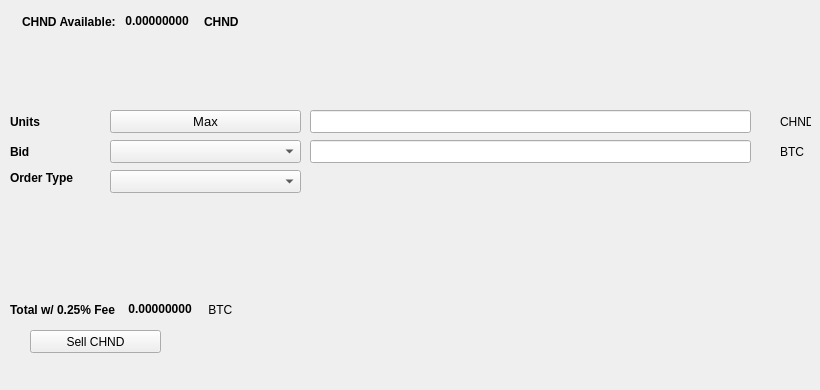
   <widget class="QWidget" name="SellTab">
    <attribute name="title">
     <string>Sell</string>
    </attribute>
    <widget class="QLabel" name="label_16">
     <property name="geometry">
      <rect>
       <x>780</x>
       <y>140</y>
       <width>31</width>
       <height>23</height>
      </rect>
     </property>
     <property name="text">
      <string>BTC</string>
     </property>
    </widget>
    <widget class="QComboBox" name="SellBidcomboBox">
     <property name="geometry">
      <rect>
       <x>110</x>
       <y>140</y>
       <width>191</width>
       <height>23</height>
      </rect>
     </property>
     <property name="font">
      <font>
       <pointsize>10</pointsize>
      </font>
     </property>
    </widget>
    <widget class="QLabel" name="label_18">
     <property name="geometry">
      <rect>
       <x>10</x>
       <y>110</y>
       <width>46</width>
       <height>23</height>
      </rect>
     </property>
     <property name="font">
      <font>
       <weight>75</weight>
       <bold>true</bold>
      </font>
     </property>
     <property name="text">
      <string>Units</string>
     </property>
    </widget>
    <widget class="QPushButton" name="Sell_Max_Amount">
     <property name="geometry">
      <rect>
       <x>110</x>
       <y>110</y>
       <width>191</width>
       <height>23</height>
      </rect>
     </property>
     <property name="font">
      <font>
       <pointsize>10</pointsize>
      </font>
     </property>
     <property name="text">
      <string>Max</string>
     </property>
    </widget>
    <widget class="QLabel" name="label_20">
     <property name="geometry">
      <rect>
       <x>10</x>
       <y>170</y>
       <width>91</width>
       <height>16</height>
      </rect>
     </property>
     <property name="font">
      <font>
       <weight>75</weight>
       <bold>true</bold>
      </font>
     </property>
     <property name="text">
      <string>Order Type</string>
     </property>
    </widget>
    <widget class="QComboBox" name="SellOrdertypeCombo">
     <property name="geometry">
      <rect>
       <x>110</x>
       <y>170</y>
       <width>191</width>
       <height>23</height>
      </rect>
     </property>
     <property name="font">
      <font>
       <pointsize>10</pointsize>
      </font>
     </property>
    </widget>
    <widget class="QLabel" name="label_21">
     <property name="geometry">
      <rect>
       <x>10</x>
       <y>140</y>
       <width>46</width>
       <height>23</height>
      </rect>
     </property>
     <property name="font">
      <font>
       <weight>75</weight>
       <bold>true</bold>
      </font>
     </property>
     <property name="text">
      <string>Bid</string>
     </property>
    </widget>
    <widget class="QLabel" name="label_22">
     <property name="geometry">
      <rect>
       <x>780</x>
       <y>110</y>
       <width>31</width>
       <height>23</height>
      </rect>
     </property>
     <property name="text">
      <string>CHND</string>
     </property>
    </widget>
    <widget class="QLineEdit" name="UnitsInputCHND">
     <property name="geometry">
      <rect>
       <x>310</x>
       <y>110</y>
       <width>441</width>
       <height>23</height>
      </rect>
     </property>
     <property name="font">
      <font>
       <pointsize>9</pointsize>
       <weight>75</weight>
       <bold>true</bold>
      </font>
     </property>
    </widget>
    <widget class="QLineEdit" name="SellBidPriceEdit">
     <property name="geometry">
      <rect>
       <x>310</x>
       <y>140</y>
       <width>441</width>
       <height>23</height>
      </rect>
     </property>
     <property name="font">
      <font>
       <pointsize>9</pointsize>
       <weight>75</weight>
       <bold>true</bold>
      </font>
     </property>
    </widget>
    <widget class="QPushButton" name="SellCHNDBTN">
     <property name="geometry">
      <rect>
       <x>30</x>
       <y>330</y>
       <width>131</width>
       <height>23</height>
      </rect>
     </property>
     <property name="text">
      <string>Sell CHND</string>
     </property>
     <property name="icon">
      <iconset resource="../cashhand">
       <normaloff>:/icons/bitcoin</normaloff>:/icons/bitcoin</iconset>
     </property>
    </widget>
    <widget class="QWidget" name="layoutWidget3">
     <property name="geometry">
      <rect>
       <x>22</x>
       <y>12</y>
       <width>258</width>
       <height>19</height>
      </rect>
     </property>
     <layout class="QHBoxLayout" name="horizontalLayout">
      <item>
       <widget class="QLabel" name="label232_2">
        <property name="font">
         <font>
          <weight>75</weight>
          <bold>true</bold>
         </font>
        </property>
        <property name="text">
         <string>CHND Available:</string>
        </property>
       </widget>
      </item>
      <item>
       <widget class="QLabel" name="CHNDAvailableLabel">
        <property name="palette">
         <palette>
          <active>
           <colorrole role="WindowText">
            <brush brushstyle="SolidPattern">
             <color alpha="255">
              <red>0</red>
              <green>0</green>
              <blue>0</blue>
             </color>
            </brush>
           </colorrole>
           <colorrole role="Button">
            <brush brushstyle="SolidPattern">
             <color alpha="255">
              <red>0</red>
              <green>170</green>
              <blue>0</blue>
             </color>
            </brush>
           </colorrole>
           <colorrole role="Light">
            <brush brushstyle="SolidPattern">
             <color alpha="255">
              <red>0</red>
              <green>255</green>
              <blue>0</blue>
             </color>
            </brush>
           </colorrole>
           <colorrole role="Midlight">
            <brush brushstyle="SolidPattern">
             <color alpha="255">
              <red>0</red>
              <green>212</green>
              <blue>0</blue>
             </color>
            </brush>
           </colorrole>
           <colorrole role="Dark">
            <brush brushstyle="SolidPattern">
             <color alpha="255">
              <red>0</red>
              <green>85</green>
              <blue>0</blue>
             </color>
            </brush>
           </colorrole>
           <colorrole role="Mid">
            <brush brushstyle="SolidPattern">
             <color alpha="255">
              <red>0</red>
              <green>113</green>
              <blue>0</blue>
             </color>
            </brush>
           </colorrole>
           <colorrole role="Text">
            <brush brushstyle="SolidPattern">
             <color alpha="255">
              <red>0</red>
              <green>170</green>
              <blue>0</blue>
             </color>
            </brush>
           </colorrole>
           <colorrole role="BrightText">
            <brush brushstyle="SolidPattern">
             <color alpha="255">
              <red>255</red>
              <green>255</green>
              <blue>255</blue>
             </color>
            </brush>
           </colorrole>
           <colorrole role="ButtonText">
            <brush brushstyle="SolidPattern">
             <color alpha="255">
              <red>0</red>
              <green>0</green>
              <blue>0</blue>
             </color>
            </brush>
           </colorrole>
           <colorrole role="Base">
            <brush brushstyle="SolidPattern">
             <color alpha="255">
              <red>255</red>
              <green>255</green>
              <blue>255</blue>
             </color>
            </brush>
           </colorrole>
           <colorrole role="Window">
            <brush brushstyle="SolidPattern">
             <color alpha="255">
              <red>0</red>
              <green>170</green>
              <blue>0</blue>
             </color>
            </brush>
           </colorrole>
           <colorrole role="Shadow">
            <brush brushstyle="SolidPattern">
             <color alpha="255">
              <red>0</red>
              <green>0</green>
              <blue>0</blue>
             </color>
            </brush>
           </colorrole>
           <colorrole role="AlternateBase">
            <brush brushstyle="SolidPattern">
             <color alpha="255">
              <red>127</red>
              <green>212</green>
              <blue>127</blue>
             </color>
            </brush>
           </colorrole>
           <colorrole role="ToolTipBase">
            <brush brushstyle="SolidPattern">
             <color alpha="255">
              <red>255</red>
              <green>255</green>
              <blue>220</blue>
             </color>
            </brush>
           </colorrole>
           <colorrole role="ToolTipText">
            <brush brushstyle="SolidPattern">
             <color alpha="255">
              <red>0</red>
              <green>0</green>
              <blue>0</blue>
             </color>
            </brush>
           </colorrole>
          </active>
          <inactive>
           <colorrole role="WindowText">
            <brush brushstyle="SolidPattern">
             <color alpha="255">
              <red>0</red>
              <green>0</green>
              <blue>0</blue>
             </color>
            </brush>
           </colorrole>
           <colorrole role="Button">
            <brush brushstyle="SolidPattern">
             <color alpha="255">
              <red>0</red>
              <green>170</green>
              <blue>0</blue>
             </color>
            </brush>
           </colorrole>
           <colorrole role="Light">
            <brush brushstyle="SolidPattern">
             <color alpha="255">
              <red>0</red>
              <green>255</green>
              <blue>0</blue>
             </color>
            </brush>
           </colorrole>
           <colorrole role="Midlight">
            <brush brushstyle="SolidPattern">
             <color alpha="255">
              <red>0</red>
              <green>212</green>
              <blue>0</blue>
             </color>
            </brush>
           </colorrole>
           <colorrole role="Dark">
            <brush brushstyle="SolidPattern">
             <color alpha="255">
              <red>0</red>
              <green>85</green>
              <blue>0</blue>
             </color>
            </brush>
           </colorrole>
           <colorrole role="Mid">
            <brush brushstyle="SolidPattern">
             <color alpha="255">
              <red>0</red>
              <green>113</green>
              <blue>0</blue>
             </color>
            </brush>
           </colorrole>
           <colorrole role="Text">
            <brush brushstyle="SolidPattern">
             <color alpha="255">
              <red>0</red>
              <green>170</green>
              <blue>0</blue>
             </color>
            </brush>
           </colorrole>
           <colorrole role="BrightText">
            <brush brushstyle="SolidPattern">
             <color alpha="255">
              <red>255</red>
              <green>255</green>
              <blue>255</blue>
             </color>
            </brush>
           </colorrole>
           <colorrole role="ButtonText">
            <brush brushstyle="SolidPattern">
             <color alpha="255">
              <red>0</red>
              <green>0</green>
              <blue>0</blue>
             </color>
            </brush>
           </colorrole>
           <colorrole role="Base">
            <brush brushstyle="SolidPattern">
             <color alpha="255">
              <red>255</red>
              <green>255</green>
              <blue>255</blue>
             </color>
            </brush>
           </colorrole>
           <colorrole role="Window">
            <brush brushstyle="SolidPattern">
             <color alpha="255">
              <red>0</red>
              <green>170</green>
              <blue>0</blue>
             </color>
            </brush>
           </colorrole>
           <colorrole role="Shadow">
            <brush brushstyle="SolidPattern">
             <color alpha="255">
              <red>0</red>
              <green>0</green>
              <blue>0</blue>
             </color>
            </brush>
           </colorrole>
           <colorrole role="AlternateBase">
            <brush brushstyle="SolidPattern">
             <color alpha="255">
              <red>127</red>
              <green>212</green>
              <blue>127</blue>
             </color>
            </brush>
           </colorrole>
           <colorrole role="ToolTipBase">
            <brush brushstyle="SolidPattern">
             <color alpha="255">
              <red>255</red>
              <green>255</green>
              <blue>220</blue>
             </color>
            </brush>
           </colorrole>
           <colorrole role="ToolTipText">
            <brush brushstyle="SolidPattern">
             <color alpha="255">
              <red>0</red>
              <green>0</green>
              <blue>0</blue>
             </color>
            </brush>
           </colorrole>
          </inactive>
          <disabled>
           <colorrole role="WindowText">
            <brush brushstyle="SolidPattern">
             <color alpha="255">
              <red>0</red>
              <green>85</green>
              <blue>0</blue>
             </color>
            </brush>
           </colorrole>
           <colorrole role="Button">
            <brush brushstyle="SolidPattern">
             <color alpha="255">
              <red>0</red>
              <green>170</green>
              <blue>0</blue>
             </color>
            </brush>
           </colorrole>
           <colorrole role="Light">
            <brush brushstyle="SolidPattern">
             <color alpha="255">
              <red>0</red>
              <green>255</green>
              <blue>0</blue>
             </color>
            </brush>
           </colorrole>
           <colorrole role="Midlight">
            <brush brushstyle="SolidPattern">
             <color alpha="255">
              <red>0</red>
              <green>212</green>
              <blue>0</blue>
             </color>
            </brush>
           </colorrole>
           <colorrole role="Dark">
            <brush brushstyle="SolidPattern">
             <color alpha="255">
              <red>0</red>
              <green>85</green>
              <blue>0</blue>
             </color>
            </brush>
           </colorrole>
           <colorrole role="Mid">
            <brush brushstyle="SolidPattern">
             <color alpha="255">
              <red>0</red>
              <green>113</green>
              <blue>0</blue>
             </color>
            </brush>
           </colorrole>
           <colorrole role="Text">
            <brush brushstyle="SolidPattern">
             <color alpha="255">
              <red>0</red>
              <green>85</green>
              <blue>0</blue>
             </color>
            </brush>
           </colorrole>
           <colorrole role="BrightText">
            <brush brushstyle="SolidPattern">
             <color alpha="255">
              <red>255</red>
              <green>255</green>
              <blue>255</blue>
             </color>
            </brush>
           </colorrole>
           <colorrole role="ButtonText">
            <brush brushstyle="SolidPattern">
             <color alpha="255">
              <red>0</red>
              <green>85</green>
              <blue>0</blue>
             </color>
            </brush>
           </colorrole>
           <colorrole role="Base">
            <brush brushstyle="SolidPattern">
             <color alpha="255">
              <red>0</red>
              <green>170</green>
              <blue>0</blue>
             </color>
            </brush>
           </colorrole>
           <colorrole role="Window">
            <brush brushstyle="SolidPattern">
             <color alpha="255">
              <red>0</red>
              <green>170</green>
              <blue>0</blue>
             </color>
            </brush>
           </colorrole>
           <colorrole role="Shadow">
            <brush brushstyle="SolidPattern">
             <color alpha="255">
              <red>0</red>
              <green>0</green>
              <blue>0</blue>
             </color>
            </brush>
           </colorrole>
           <colorrole role="AlternateBase">
            <brush brushstyle="SolidPattern">
             <color alpha="255">
              <red>0</red>
              <green>170</green>
              <blue>0</blue>
             </color>
            </brush>
           </colorrole>
           <colorrole role="ToolTipBase">
            <brush brushstyle="SolidPattern">
             <color alpha="255">
              <red>255</red>
              <green>255</green>
              <blue>220</blue>
             </color>
            </brush>
           </colorrole>
           <colorrole role="ToolTipText">
            <brush brushstyle="SolidPattern">
             <color alpha="255">
              <red>0</red>
              <green>0</green>
              <blue>0</blue>
             </color>
            </brush>
           </colorrole>
          </disabled>
         </palette>
        </property>
        <property name="font">
         <font>
          <weight>75</weight>
          <bold>true</bold>
         </font>
        </property>
        <property name="text">
         <string> 0.00000000 </string>
        </property>
        <property name="textInteractionFlags">
         <set>Qt::LinksAccessibleByMouse|Qt::TextSelectableByKeyboard|Qt::TextSelectableByMouse</set>
        </property>
       </widget>
      </item>
      <item>
       <widget class="QLabel" name="labelCHND">
        <property name="font">
         <font>
          <weight>75</weight>
          <bold>true</bold>
         </font>
        </property>
        <property name="text">
         <string>CHND</string>
        </property>
       </widget>
      </item>
     </layout>
    </widget>
    <widget class="QWidget" name="layoutWidget">
     <property name="geometry">
      <rect>
       <x>10</x>
       <y>300</y>
       <width>268</width>
       <height>19</height>
      </rect>
     </property>
     <layout class="QHBoxLayout" name="horizontalLayout_2">
      <item>
       <widget class="QLabel" name="label_19">
        <property name="font">
         <font>
          <weight>75</weight>
          <bold>true</bold>
         </font>
        </property>
        <property name="text">
         <string>Total w/ 0.25% Fee </string>
        </property>
       </widget>
      </item>
      <item>
       <widget class="QLabel" name="SellCostLabel">
        <property name="palette">
         <palette>
          <active>
           <colorrole role="WindowText">
            <brush brushstyle="SolidPattern">
             <color alpha="255">
              <red>0</red>
              <green>0</green>
              <blue>0</blue>
             </color>
            </brush>
           </colorrole>
           <colorrole role="Button">
            <brush brushstyle="SolidPattern">
             <color alpha="255">
              <red>0</red>
              <green>170</green>
              <blue>0</blue>
             </color>
            </brush>
           </colorrole>
           <colorrole role="Light">
            <brush brushstyle="SolidPattern">
             <color alpha="255">
              <red>0</red>
              <green>255</green>
              <blue>0</blue>
             </color>
            </brush>
           </colorrole>
           <colorrole role="Midlight">
            <brush brushstyle="SolidPattern">
             <color alpha="255">
              <red>0</red>
              <green>212</green>
              <blue>0</blue>
             </color>
            </brush>
           </colorrole>
           <colorrole role="Dark">
            <brush brushstyle="SolidPattern">
             <color alpha="255">
              <red>0</red>
              <green>85</green>
              <blue>0</blue>
             </color>
            </brush>
           </colorrole>
           <colorrole role="Mid">
            <brush brushstyle="SolidPattern">
             <color alpha="255">
              <red>0</red>
              <green>113</green>
              <blue>0</blue>
             </color>
            </brush>
           </colorrole>
           <colorrole role="Text">
            <brush brushstyle="SolidPattern">
             <color alpha="255">
              <red>0</red>
              <green>170</green>
              <blue>0</blue>
             </color>
            </brush>
           </colorrole>
           <colorrole role="BrightText">
            <brush brushstyle="SolidPattern">
             <color alpha="255">
              <red>255</red>
              <green>255</green>
              <blue>255</blue>
             </color>
            </brush>
           </colorrole>
           <colorrole role="ButtonText">
            <brush brushstyle="SolidPattern">
             <color alpha="255">
              <red>0</red>
              <green>0</green>
              <blue>0</blue>
             </color>
            </brush>
           </colorrole>
           <colorrole role="Base">
            <brush brushstyle="SolidPattern">
             <color alpha="255">
              <red>255</red>
              <green>255</green>
              <blue>255</blue>
             </color>
            </brush>
           </colorrole>
           <colorrole role="Window">
            <brush brushstyle="SolidPattern">
             <color alpha="255">
              <red>0</red>
              <green>170</green>
              <blue>0</blue>
             </color>
            </brush>
           </colorrole>
           <colorrole role="Shadow">
            <brush brushstyle="SolidPattern">
             <color alpha="255">
              <red>0</red>
              <green>0</green>
              <blue>0</blue>
             </color>
            </brush>
           </colorrole>
           <colorrole role="AlternateBase">
            <brush brushstyle="SolidPattern">
             <color alpha="255">
              <red>127</red>
              <green>212</green>
              <blue>127</blue>
             </color>
            </brush>
           </colorrole>
           <colorrole role="ToolTipBase">
            <brush brushstyle="SolidPattern">
             <color alpha="255">
              <red>255</red>
              <green>255</green>
              <blue>220</blue>
             </color>
            </brush>
           </colorrole>
           <colorrole role="ToolTipText">
            <brush brushstyle="SolidPattern">
             <color alpha="255">
              <red>0</red>
              <green>0</green>
              <blue>0</blue>
             </color>
            </brush>
           </colorrole>
          </active>
          <inactive>
           <colorrole role="WindowText">
            <brush brushstyle="SolidPattern">
             <color alpha="255">
              <red>0</red>
              <green>0</green>
              <blue>0</blue>
             </color>
            </brush>
           </colorrole>
           <colorrole role="Button">
            <brush brushstyle="SolidPattern">
             <color alpha="255">
              <red>0</red>
              <green>170</green>
              <blue>0</blue>
             </color>
            </brush>
           </colorrole>
           <colorrole role="Light">
            <brush brushstyle="SolidPattern">
             <color alpha="255">
              <red>0</red>
              <green>255</green>
              <blue>0</blue>
             </color>
            </brush>
           </colorrole>
           <colorrole role="Midlight">
            <brush brushstyle="SolidPattern">
             <color alpha="255">
              <red>0</red>
              <green>212</green>
              <blue>0</blue>
             </color>
            </brush>
           </colorrole>
           <colorrole role="Dark">
            <brush brushstyle="SolidPattern">
             <color alpha="255">
              <red>0</red>
              <green>85</green>
              <blue>0</blue>
             </color>
            </brush>
           </colorrole>
           <colorrole role="Mid">
            <brush brushstyle="SolidPattern">
             <color alpha="255">
              <red>0</red>
              <green>113</green>
              <blue>0</blue>
             </color>
            </brush>
           </colorrole>
           <colorrole role="Text">
            <brush brushstyle="SolidPattern">
             <color alpha="255">
              <red>0</red>
              <green>170</green>
              <blue>0</blue>
             </color>
            </brush>
           </colorrole>
           <colorrole role="BrightText">
            <brush brushstyle="SolidPattern">
             <color alpha="255">
              <red>255</red>
              <green>255</green>
              <blue>255</blue>
             </color>
            </brush>
           </colorrole>
           <colorrole role="ButtonText">
            <brush brushstyle="SolidPattern">
             <color alpha="255">
              <red>0</red>
              <green>0</green>
              <blue>0</blue>
             </color>
            </brush>
           </colorrole>
           <colorrole role="Base">
            <brush brushstyle="SolidPattern">
             <color alpha="255">
              <red>255</red>
              <green>255</green>
              <blue>255</blue>
             </color>
            </brush>
           </colorrole>
           <colorrole role="Window">
            <brush brushstyle="SolidPattern">
             <color alpha="255">
              <red>0</red>
              <green>170</green>
              <blue>0</blue>
             </color>
            </brush>
           </colorrole>
           <colorrole role="Shadow">
            <brush brushstyle="SolidPattern">
             <color alpha="255">
              <red>0</red>
              <green>0</green>
              <blue>0</blue>
             </color>
            </brush>
           </colorrole>
           <colorrole role="AlternateBase">
            <brush brushstyle="SolidPattern">
             <color alpha="255">
              <red>127</red>
              <green>212</green>
              <blue>127</blue>
             </color>
            </brush>
           </colorrole>
           <colorrole role="ToolTipBase">
            <brush brushstyle="SolidPattern">
             <color alpha="255">
              <red>255</red>
              <green>255</green>
              <blue>220</blue>
             </color>
            </brush>
           </colorrole>
           <colorrole role="ToolTipText">
            <brush brushstyle="SolidPattern">
             <color alpha="255">
              <red>0</red>
              <green>0</green>
              <blue>0</blue>
             </color>
            </brush>
           </colorrole>
          </inactive>
          <disabled>
           <colorrole role="WindowText">
            <brush brushstyle="SolidPattern">
             <color alpha="255">
              <red>0</red>
              <green>85</green>
              <blue>0</blue>
             </color>
            </brush>
           </colorrole>
           <colorrole role="Button">
            <brush brushstyle="SolidPattern">
             <color alpha="255">
              <red>0</red>
              <green>170</green>
              <blue>0</blue>
             </color>
            </brush>
           </colorrole>
           <colorrole role="Light">
            <brush brushstyle="SolidPattern">
             <color alpha="255">
              <red>0</red>
              <green>255</green>
              <blue>0</blue>
             </color>
            </brush>
           </colorrole>
           <colorrole role="Midlight">
            <brush brushstyle="SolidPattern">
             <color alpha="255">
              <red>0</red>
              <green>212</green>
              <blue>0</blue>
             </color>
            </brush>
           </colorrole>
           <colorrole role="Dark">
            <brush brushstyle="SolidPattern">
             <color alpha="255">
              <red>0</red>
              <green>85</green>
              <blue>0</blue>
             </color>
            </brush>
           </colorrole>
           <colorrole role="Mid">
            <brush brushstyle="SolidPattern">
             <color alpha="255">
              <red>0</red>
              <green>113</green>
              <blue>0</blue>
             </color>
            </brush>
           </colorrole>
           <colorrole role="Text">
            <brush brushstyle="SolidPattern">
             <color alpha="255">
              <red>0</red>
              <green>85</green>
              <blue>0</blue>
             </color>
            </brush>
           </colorrole>
           <colorrole role="BrightText">
            <brush brushstyle="SolidPattern">
             <color alpha="255">
              <red>255</red>
              <green>255</green>
              <blue>255</blue>
             </color>
            </brush>
           </colorrole>
           <colorrole role="ButtonText">
            <brush brushstyle="SolidPattern">
             <color alpha="255">
              <red>0</red>
              <green>85</green>
              <blue>0</blue>
             </color>
            </brush>
           </colorrole>
           <colorrole role="Base">
            <brush brushstyle="SolidPattern">
             <color alpha="255">
              <red>0</red>
              <green>170</green>
              <blue>0</blue>
             </color>
            </brush>
           </colorrole>
           <colorrole role="Window">
            <brush brushstyle="SolidPattern">
             <color alpha="255">
              <red>0</red>
              <green>170</green>
              <blue>0</blue>
             </color>
            </brush>
           </colorrole>
           <colorrole role="Shadow">
            <brush brushstyle="SolidPattern">
             <color alpha="255">
              <red>0</red>
              <green>0</green>
              <blue>0</blue>
             </color>
            </brush>
           </colorrole>
           <colorrole role="AlternateBase">
            <brush brushstyle="SolidPattern">
             <color alpha="255">
              <red>0</red>
              <green>170</green>
              <blue>0</blue>
             </color>
            </brush>
           </colorrole>
           <colorrole role="ToolTipBase">
            <brush brushstyle="SolidPattern">
             <color alpha="255">
              <red>255</red>
              <green>255</green>
              <blue>220</blue>
             </color>
            </brush>
           </colorrole>
           <colorrole role="ToolTipText">
            <brush brushstyle="SolidPattern">
             <color alpha="255">
              <red>0</red>
              <green>0</green>
              <blue>0</blue>
             </color>
            </brush>
           </colorrole>
          </disabled>
         </palette>
        </property>
        <property name="font">
         <font>
          <weight>75</weight>
          <bold>true</bold>
         </font>
        </property>
        <property name="autoFillBackground">
         <bool>false</bool>
        </property>
        <property name="text">
         <string> 0.00000000</string>
        </property>
        <property name="textInteractionFlags">
         <set>Qt::LinksAccessibleByMouse|Qt::TextSelectableByMouse</set>
        </property>
       </widget>
      </item>
      <item>
       <widget class="QLabel" name="label_17">
        <property name="font">
         <font>
          <weight>50</weight>
          <bold>false</bold>
         </font>
        </property>
        <property name="text">
         <string> BTC</string>
        </property>
       </widget>
      </item>
     </layout>
    </widget>
    <widget class="QLabel" name="label_23">
     <property name="geometry">
      <rect>
       <x>460</x>
       <y>300</y>
       <width>281</width>
       <height>81</height>
      </rect>
     </property>
     <property name="text">
      <string/>
     </property>
     <property name="pixmap">
      <pixmap>:/images/bittrex</pixmap>
     </property>
    </widget>
   </widget>
